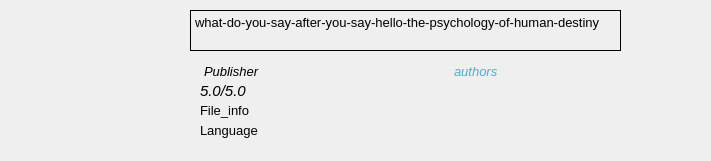
<?xml version="1.0" encoding="UTF-8"?>
<ui version="4.0">
 <class>book_info_item</class>
 <widget class="QWidget" name="book_info_item">
  <property name="geometry">
   <rect>
    <x>0</x>
    <y>0</y>
    <width>711</width>
    <height>161</height>
   </rect>
  </property>
  <property name="windowTitle">
   <string>Form</string>
  </property>
  <widget class="QWidget" name="wgt_book_item" native="true">
   <property name="geometry">
    <rect>
     <x>0</x>
     <y>0</y>
     <width>711</width>
     <height>161</height>
    </rect>
   </property>
   <widget class="QWidget" name="wgt_book_cover" native="true">
    <property name="geometry">
     <rect>
      <x>5</x>
      <y>10</y>
      <width>101</width>
      <height>141</height>
     </rect>
    </property>
    <widget class="QLabel" name="lb_book_cover">
     <property name="geometry">
      <rect>
       <x>0</x>
       <y>0</y>
       <width>100</width>
       <height>141</height>
      </rect>
     </property>
     <property name="styleSheet">
      <string notr="true">#label {
	padding: 1px;
	border: 1px solid black;
}</string>
     </property>
     <property name="text">
      <string/>
     </property>
     <property name="pixmap">
      <pixmap resource="image.qrc">:/:/res/tmp/cover.jpg</pixmap>
     </property>
     <property name="scaledContents">
      <bool>true</bool>
     </property>
    </widget>
   </widget>
   <widget class="QWidget" name="wgt_book_main_info" native="true">
    <property name="geometry">
     <rect>
      <x>170</x>
      <y>10</y>
      <width>451</width>
      <height>91</height>
     </rect>
    </property>
    <widget class="QLabel" name="lb_book_rating_icon">
     <property name="geometry">
      <rect>
       <x>0</x>
       <y>70</y>
       <width>21</width>
       <height>21</height>
      </rect>
     </property>
     <property name="styleSheet">
      <string notr="true">#lb_book_rating_icon {
	padding: 1px;
}</string>
     </property>
     <property name="text">
      <string/>
     </property>
     <property name="pixmap">
      <pixmap resource="image.qrc">:/:/res/image/rating.png</pixmap>
     </property>
     <property name="scaledContents">
      <bool>true</bool>
     </property>
    </widget>
    <widget class="QTextBrowser" name="tb_book_authors">
     <property name="geometry">
      <rect>
       <x>280</x>
       <y>50</y>
       <width>171</width>
       <height>21</height>
      </rect>
     </property>
     <property name="styleSheet">
      <string notr="true">#tb_book_authors {
	background: rgba(0,0,0,0);
	color: #49AFD0;
}</string>
     </property>
     <property name="frameShape">
      <enum>QFrame::NoFrame</enum>
     </property>
     <property name="verticalScrollBarPolicy">
      <enum>Qt::ScrollBarAlwaysOff</enum>
     </property>
     <property name="horizontalScrollBarPolicy">
      <enum>Qt::ScrollBarAlwaysOff</enum>
     </property>
     <property name="tabChangesFocus">
      <bool>false</bool>
     </property>
     <property name="html">
      <string>&lt;!DOCTYPE HTML PUBLIC &quot;-//W3C//DTD HTML 4.0//EN&quot; &quot;http://www.w3.org/TR/REC-html40/strict.dtd&quot;&gt;
&lt;html&gt;&lt;head&gt;&lt;meta name=&quot;qrichtext&quot; content=&quot;1&quot; /&gt;&lt;meta charset=&quot;utf-8&quot; /&gt;&lt;style type=&quot;text/css&quot;&gt;
p, li { white-space: pre-wrap; }
hr { height: 1px; border-width: 0; }
li.unchecked::marker { content: &quot;\2610&quot;; }
li.checked::marker { content: &quot;\2612&quot;; }
&lt;/style&gt;&lt;/head&gt;&lt;body style=&quot; font-family:'Microsoft YaHei UI'; font-size:9pt; font-weight:400; font-style:normal;&quot;&gt;
&lt;p style=&quot; margin-top:0px; margin-bottom:0px; margin-left:0px; margin-right:0px; -qt-block-indent:0; text-indent:0px;&quot;&gt;&lt;span style=&quot; font-size:10pt; font-style:italic;&quot;&gt;authors&lt;/span&gt;&lt;/p&gt;&lt;/body&gt;&lt;/html&gt;</string>
     </property>
    </widget>
    <widget class="QTextBrowser" name="tb_book_publisher">
     <property name="geometry">
      <rect>
       <x>30</x>
       <y>50</y>
       <width>171</width>
       <height>21</height>
      </rect>
     </property>
     <property name="styleSheet">
      <string notr="true">#tb_book_publisher {
	background: rgba(0,0,0,0);
}</string>
     </property>
     <property name="frameShape">
      <enum>QFrame::NoFrame</enum>
     </property>
     <property name="verticalScrollBarPolicy">
      <enum>Qt::ScrollBarAlwaysOff</enum>
     </property>
     <property name="horizontalScrollBarPolicy">
      <enum>Qt::ScrollBarAlwaysOff</enum>
     </property>
     <property name="tabChangesFocus">
      <bool>false</bool>
     </property>
     <property name="html">
      <string>&lt;!DOCTYPE HTML PUBLIC &quot;-//W3C//DTD HTML 4.0//EN&quot; &quot;http://www.w3.org/TR/REC-html40/strict.dtd&quot;&gt;
&lt;html&gt;&lt;head&gt;&lt;meta name=&quot;qrichtext&quot; content=&quot;1&quot; /&gt;&lt;meta charset=&quot;utf-8&quot; /&gt;&lt;style type=&quot;text/css&quot;&gt;
p, li { white-space: pre-wrap; }
hr { height: 1px; border-width: 0; }
li.unchecked::marker { content: &quot;\2610&quot;; }
li.checked::marker { content: &quot;\2612&quot;; }
&lt;/style&gt;&lt;/head&gt;&lt;body style=&quot; font-family:'Microsoft YaHei UI'; font-size:9pt; font-weight:400; font-style:normal;&quot;&gt;
&lt;p style=&quot; margin-top:0px; margin-bottom:0px; margin-left:0px; margin-right:0px; -qt-block-indent:0; text-indent:0px;&quot;&gt;&lt;span style=&quot; font-size:10pt; font-style:italic;&quot;&gt;Publisher&lt;/span&gt;&lt;/p&gt;&lt;/body&gt;&lt;/html&gt;</string>
     </property>
    </widget>
    <widget class="QLabel" name="lb_book_title_icon">
     <property name="geometry">
      <rect>
       <x>1</x>
       <y>0</y>
       <width>16</width>
       <height>41</height>
      </rect>
     </property>
     <property name="text">
      <string/>
     </property>
     <property name="pixmap">
      <pixmap resource="image.qrc">:/:/res/image/title_slim.png</pixmap>
     </property>
     <property name="scaledContents">
      <bool>true</bool>
     </property>
    </widget>
    <widget class="QLabel" name="lb_book_authors_icon">
     <property name="geometry">
      <rect>
       <x>250</x>
       <y>50</y>
       <width>21</width>
       <height>21</height>
      </rect>
     </property>
     <property name="text">
      <string/>
     </property>
     <property name="pixmap">
      <pixmap resource="image.qrc">:/:/res/image/authors.png</pixmap>
     </property>
     <property name="scaledContents">
      <bool>true</bool>
     </property>
    </widget>
    <widget class="QLabel" name="lb_book_publisher_icon">
     <property name="geometry">
      <rect>
       <x>0</x>
       <y>50</y>
       <width>21</width>
       <height>21</height>
      </rect>
     </property>
     <property name="text">
      <string/>
     </property>
     <property name="pixmap">
      <pixmap resource="image.qrc">:/:/res/image/publisher.png</pixmap>
     </property>
     <property name="scaledContents">
      <bool>true</bool>
     </property>
    </widget>
    <widget class="QTextBrowser" name="tb_book_title">
     <property name="geometry">
      <rect>
       <x>20</x>
       <y>0</y>
       <width>431</width>
       <height>41</height>
      </rect>
     </property>
     <property name="styleSheet">
      <string notr="true">#tb_book_title {
	background: rgba(0,0,0,0);
	border: 1px solid black
}</string>
     </property>
     <property name="frameShape">
      <enum>QFrame::NoFrame</enum>
     </property>
     <property name="verticalScrollBarPolicy">
      <enum>Qt::ScrollBarAlwaysOff</enum>
     </property>
     <property name="horizontalScrollBarPolicy">
      <enum>Qt::ScrollBarAlwaysOff</enum>
     </property>
     <property name="tabChangesFocus">
      <bool>false</bool>
     </property>
     <property name="html">
      <string>&lt;!DOCTYPE HTML PUBLIC &quot;-//W3C//DTD HTML 4.0//EN&quot; &quot;http://www.w3.org/TR/REC-html40/strict.dtd&quot;&gt;
&lt;html&gt;&lt;head&gt;&lt;meta name=&quot;qrichtext&quot; content=&quot;1&quot; /&gt;&lt;meta charset=&quot;utf-8&quot; /&gt;&lt;style type=&quot;text/css&quot;&gt;
p, li { white-space: pre-wrap; }
hr { height: 1px; border-width: 0; }
li.unchecked::marker { content: &quot;\2610&quot;; }
li.checked::marker { content: &quot;\2612&quot;; }
&lt;/style&gt;&lt;/head&gt;&lt;body style=&quot; font-family:'Microsoft YaHei UI'; font-size:9pt; font-weight:400; font-style:normal;&quot;&gt;
&lt;p style=&quot; margin-top:0px; margin-bottom:0px; margin-left:0px; margin-right:0px; -qt-block-indent:0; text-indent:0px;&quot;&gt;&lt;span style=&quot; font-size:10pt;&quot;&gt;what-do-you-say-after-you-say-hello-the-psychology-of-human-destiny&lt;/span&gt;&lt;/p&gt;&lt;/body&gt;&lt;/html&gt;</string>
     </property>
    </widget>
    <widget class="QLabel" name="lb_book_ratiing">
     <property name="geometry">
      <rect>
       <x>30</x>
       <y>70</y>
       <width>91</width>
       <height>21</height>
      </rect>
     </property>
     <property name="font">
      <font>
       <pointsize>11</pointsize>
       <italic>true</italic>
       <bold>false</bold>
      </font>
     </property>
     <property name="styleSheet">
      <string notr="true">#lb_book_rating {
	color: #49AFD0
}</string>
     </property>
     <property name="text">
      <string>5.0/5.0</string>
     </property>
     <property name="scaledContents">
      <bool>false</bool>
     </property>
    </widget>
   </widget>
   <widget class="QWidget" name="wgt_book_sub_info" native="true">
    <property name="geometry">
     <rect>
      <x>170</x>
      <y>100</y>
      <width>451</width>
      <height>51</height>
     </rect>
    </property>
    <widget class="QLabel" name="lb_book_file_info">
     <property name="geometry">
      <rect>
       <x>30</x>
       <y>0</y>
       <width>171</width>
       <height>21</height>
      </rect>
     </property>
     <property name="font">
      <font>
       <pointsize>10</pointsize>
      </font>
     </property>
     <property name="text">
      <string>File_info</string>
     </property>
    </widget>
    <widget class="QLabel" name="lb_book_language">
     <property name="geometry">
      <rect>
       <x>30</x>
       <y>20</y>
       <width>171</width>
       <height>21</height>
      </rect>
     </property>
     <property name="font">
      <font>
       <pointsize>10</pointsize>
      </font>
     </property>
     <property name="text">
      <string>Language</string>
     </property>
    </widget>
    <widget class="QLabel" name="lb_book_file_info_icon">
     <property name="geometry">
      <rect>
       <x>0</x>
       <y>0</y>
       <width>21</width>
       <height>21</height>
      </rect>
     </property>
     <property name="text">
      <string/>
     </property>
     <property name="pixmap">
      <pixmap resource="image.qrc">:/:/res/image/file_info.png</pixmap>
     </property>
     <property name="scaledContents">
      <bool>true</bool>
     </property>
    </widget>
    <widget class="QLabel" name="lb_book_language_icon">
     <property name="geometry">
      <rect>
       <x>0</x>
       <y>20</y>
       <width>21</width>
       <height>21</height>
      </rect>
     </property>
     <property name="styleSheet">
      <string notr="true">#lb_book_language_icon {
	padding: 1px;
}</string>
     </property>
     <property name="text">
      <string/>
     </property>
     <property name="pixmap">
      <pixmap resource="image.qrc">:/:/res/image/language.png</pixmap>
     </property>
     <property name="scaledContents">
      <bool>true</bool>
     </property>
    </widget>
   </widget>
  </widget>
 </widget>
 <resources>
  <include location="image.qrc"/>
 </resources>
 <connections/>
</ui>
